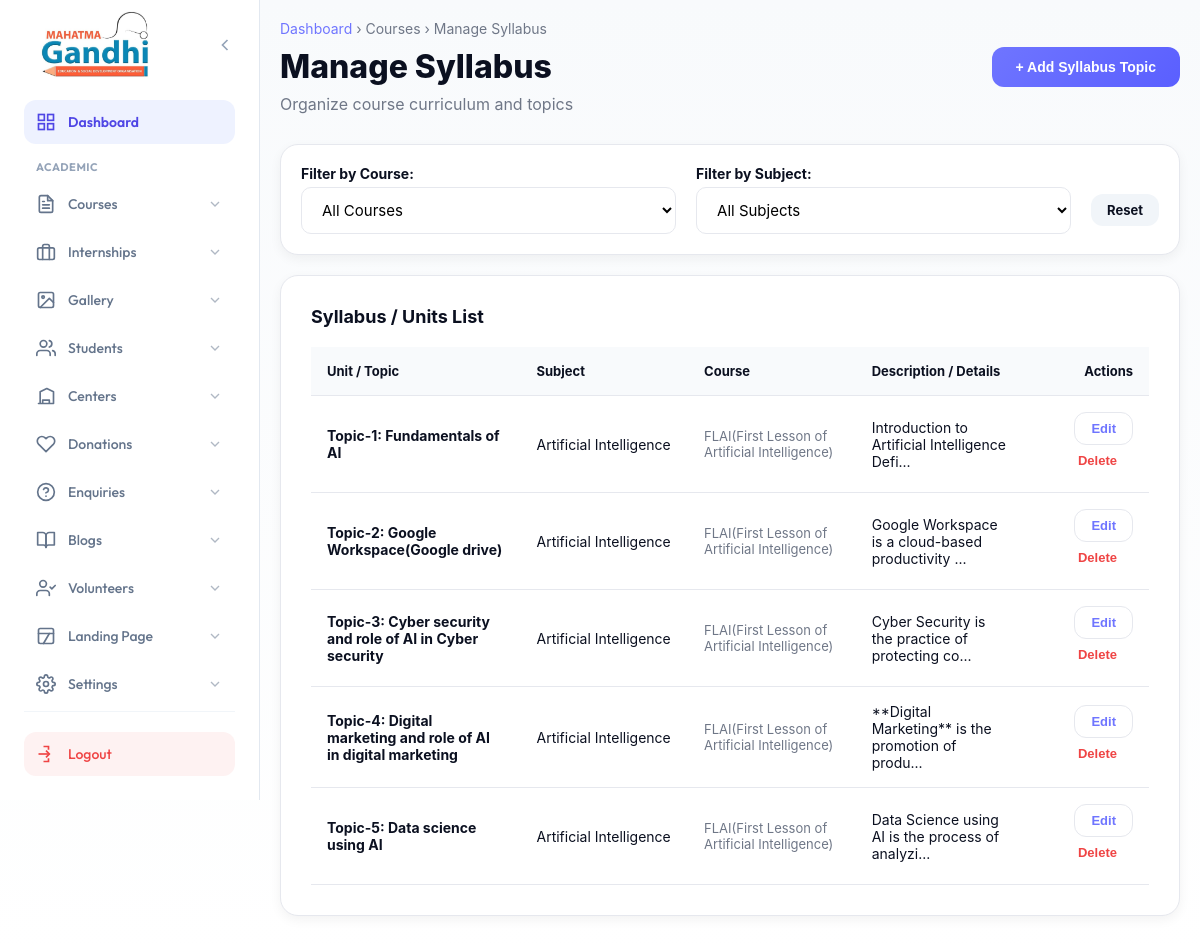
/admin/courses/manage-syllabus.php, run on the app's committed database.
### tables this page shows
CREATE TABLE `syllabus` (
  `id` int(11) NOT NULL AUTO_INCREMENT,
  `subject_id` int(11) NOT NULL,
  `unit_title` varchar(255) NOT NULL,
  `description` text DEFAULT NULL,
  `created_at` timestamp NULL DEFAULT current_timestamp(),
  PRIMARY KEY (`id`),
  KEY `subject_id` (`subject_id`),
  CONSTRAINT `syllabus_ibfk_1` FOREIGN KEY (`subject_id`) REFERENCES `subjects` (`id`) ON DELETE CASCADE
);

CREATE TABLE `subjects` (
  `id` int(11) NOT NULL AUTO_INCREMENT,
  `course_id` int(11) NOT NULL,
  `name` varchar(255) NOT NULL,
  `code` varchar(100) DEFAULT NULL,
  `theory_marks` int(11) DEFAULT 0,
  `assignment_marks` int(11) DEFAULT 0,
  `passing_marks` int(11) DEFAULT 0,
  `created_at` timestamp NULL DEFAULT current_timestamp(),
  PRIMARY KEY (`id`),
  KEY `course_id` (`course_id`),
  CONSTRAINT `subjects_ibfk_1` FOREIGN KEY (`course_id`) REFERENCES `courses` (`id`) ON DELETE CASCADE
);

CREATE TABLE `courses` (
  `id` int(11) NOT NULL AUTO_INCREMENT,
  `category_id` int(11) DEFAULT NULL,
  `title` varchar(255) NOT NULL,
  `slug` varchar(255) NOT NULL,
  `video_url` varchar(255) DEFAULT NULL,
  `description` longtext DEFAULT NULL,
  `labels` longtext DEFAULT NULL COMMENT 'Stores badges like Offline Classes, Class 12' CHECK (json_valid(`labels`)),
  `features` longtext DEFAULT NULL COMMENT 'Stores features list' CHECK (json_valid(`features`)),
  `fees` longtext DEFAULT NULL COMMENT 'Stores fee structure' CHECK (json_valid(`fees`)),
  `featured_image` varchar(255) DEFAULT NULL,
  `meta_title` text DEFAULT NULL,
  `meta_desc` text DEFAULT NULL,
  `meta_keywords` text DEFAULT NULL,
  `base_currency` varchar(10) NOT NULL DEFAULT 'INR',
  `is_active` tinyint(1) NOT NULL DEFAULT 1,
  `created_at` timestamp NOT NULL DEFAULT current_timestamp(),
  `updated_at` timestamp NOT NULL DEFAULT current_timestamp() ON UPDATE current_timestamp(),
  `duration_value` int(11) DEFAULT 0,
  `duration_type` varchar(20) DEFAULT 'Months',
  PRIMARY KEY (`id`),
  UNIQUE KEY `slug` (`slug`),
  KEY `category_id` (`category_id`),
  CONSTRAINT `fk_course_category` FOREIGN KEY (`category_id`) REFERENCES `course_categories` (`id`) ON DELETE SET NULL
);

### admin/courses/manage-syllabus.php (the view, shortened to what this page needs)
<?php
$conn = getDbConnection();
$sql_syllabus = "SELECT syl.*, s.name as subject_name, s.code, c.title as course_name
                 FROM syllabus syl
                 JOIN subjects s ON syl.subject_id = s.id
                 JOIN courses c ON s.course_id = c.id";
$sql_syllabus .= " ORDER BY c.title ASC, s.name ASC, syl.created_at ASC";
$result_syllabus = $conn->query($sql_syllabus);
include __DIR__ . "/../sidebar.php";
?>
<!DOCTYPE html>
<html lang="en">
<head>
</head>
<body>
    <main class="admin-content">
        <div class="page-header">
            <div>
                <div style="font-size:14px;color:var(--muted);margin-bottom:10px">
                    <a href="../index.php" style="text-decoration:none;color:var(--indigo)">Dashboard</a> › Courses › Manage Syllabus
                </div>
                <h1 class="page-title">Manage Syllabus</h1>
                <p style="color:var(--muted)">Organize course curriculum and topics</p>
            </div>
            <div>
                <button class="btn btn-primary" onclick="openAddModal()">+ Add Syllabus Topic</button>
            </div>
        </div>
        <div class="card" style="padding: 20px;">
            <form method="GET" style="display:flex; align-items:center; gap:20px;">
                <div style="flex:1">
                    <label class="form-label" style="margin-bottom: 5px;">Filter by Course:</label>
                    <select name="course_id" class="form-select" onchange="this.form.submit()">
                        <option value="">All Courses</option>
                    </select>
                </div>
                <div style="flex:1">
                    <label class="form-label" style="margin-bottom: 5px;">Filter by Subject:</label>
                    <select name="subject_id" class="form-select" onchange="this.form.submit()">
                        <option value="">All Subjects</option>
                    </select>
                </div>
                <div style="padding-top:20px;">
                    <a href="manage-syllabus.php" class="btn btn-sm" style="background:#f1f5f9; color:var(--text)">Reset</a>
                </div>
            </form>
        </div>
        <div class="card">
            <h3 style="font-size:18px; font-weight:700; margin-bottom:15px;">Syllabus / Units List</h3>
            <table class="table">
                <thead>
                    <tr>
                        <th style="width: 25%;">Unit / Topic</th>
                        <th style="width: 20%;">Subject</th>
                        <th style="width: 20%;">Course</th>
                        <th style="width: 20%;">Description / Details</th>
                        <th style="text-align:right">Actions</th>
                    </tr>
                </thead>
                <tbody>
                    <?php if ($result_syllabus->num_rows > 0): ?>
                        <?php while($row = $result_syllabus->fetch_assoc()): ?>
                        <tr>
                            <td><div style="font-weight:700"><?php echo htmlspecialchars($row['unit_title']); ?></div></td>
                            <td><?php echo htmlspecialchars($row['subject_name']); ?></td>
                            <td><span style="font-size:13px; color:var(--muted)"><?php echo htmlspecialchars($row['course_name']); ?></span></td>
                            <td>
                                <?php echo mb_strimwidth(strip_tags($row['description']), 0, 50, "..."); ?>
                            </td>
                            <td style="text-align:right">
                                <button class="btn btn-sm btn-primary" style="background:none; color:var(--indigo); border:1px solid var(--line)"
                                    onclick='openEditModal(<?php echo json_encode([
                                        "id" => $row["id"],
                                        "subject_id" => $row["subject_id"],
                                        "unit_title" => $row["unit_title"],
                                        "description" => $row["description"]
                                    ]); ?>)'>Edit</button>
                                <form method="POST" style="display:inline-block;" onsubmit="return confirm('Are you sure you want to delete this topic?');">
                                    <button type="submit" class="btn btn-sm btn-danger" style="background:none; color:var(--error); border:none">Delete</button>
                                </form>
                            </td>
                        </tr>
                        <?php endwhile; ?>
                    <?php else: ?>
                        <tr><td colspan="5" style="text-align:center;padding:40px;color:var(--muted)">No syllabus topics found. Select a subject and add topics.</td></tr>
                    <?php endif; ?>
                </tbody>
            </table>
        </div>
    </main>
</body>
</html>

### admin/sidebar.php (style rules this page uses)
:root { --admin-primary: #4f46e5; --admin-primary-dark: #3730a3; --admin-primary-soft: #eef2ff; --admin-hover-bg: #f5f3ff; --text-main: #1e293b; --text-light: #64748b; --sidebar-w: 260px; --transition: all 0.3s cubic-bezier(0.4, 0, 0.2, 1); --shadow-glow: 0 10px 15px -3px rgba(79, 70, 229, 0.2); }

### admin/courses/manage-syllabus.php (style rules this page uses)
:root { --active:#22c55e;--indigo:#6f75ff;--line:#e6e8ee;--text:#0b1020;--muted:#6f7787;--error:#ef4444;--success:#22c55e }
* { margin:0;padding:0;box-sizing:border-box }
body { font-family:-apple-system,BlinkMacSystemFont,'Segoe UI',Roboto,sans-serif;background:linear-gradient(180deg,#f8fafc 0%,#ffffff 100%);color:var(--text) }
.admin-content { margin-left:260px;min-height:100vh;padding:20px;transition:margin-left .25s ease }
.page-header { margin-bottom:30px; display:flex; justify-content:space-between; align-items:center }
.page-title { font-size:32px;font-weight:800;color:var(--text);margin-bottom:8px }
.card { background:#fff;border:1px solid var(--line);border-radius:18px;padding:30px;box-shadow:0 4px 12px rgba(0,0,0,.05);margin-bottom:20px }
.form-label { display:block;font-weight:700;color:var(--text);margin-bottom:8px;font-size:14px }
.form-input, .form-select, .form-textarea { width:100%;padding:12px 16px;border:1px solid var(--line);border-radius:10px;font-size:15px;transition:all .2s ease;font-family:inherit;background:#fff }
.btn { display:inline-flex;align-items:center;gap:8px;padding:12px 24px;border-radius:12px;font-weight:700;font-size:14px;border:none;cursor:pointer;transition:all .2s ease;text-decoration:none }
.btn-primary { background:linear-gradient(135deg,var(--indigo) 0%,#5a5fff 100%);color:#fff }
.btn-danger { background:var(--error);color:#fff }
.btn-sm { padding:8px 16px; font-size:13px; }
.table { width:100%;border-collapse:collapse;margin-top:20px }
.table th { text-align:left;padding:16px;background:#f8fafc;font-size:13px;font-weight:700;border-bottom:1px solid var(--line) }
.table td { padding:16px;border-bottom:1px solid var(--line);font-size:14px;vertical-align:middle }

### data on the page
syllabus: unit_title "Topic-1: Fundamentals of AI", subject.name "Artificial Intelligence", courses.title "FLAI(First Lesson of Artificial Intelligence)", description "Introduction to Artificial Intelligence Defi..."
syllabus: unit_title "Topic-2: Google Workspace(Google drive)", subject.name "Artificial Intelligence", courses.title "FLAI(First Lesson of Artificial Intelligence)", description "Google Workspace is a cloud-based productivity ..."
syllabus: unit_title "Topic-3: Cyber security and role of AI in Cyber security", subject.name "Artificial Intelligence", courses.title "FLAI(First Lesson of Artificial Intelligence)", description "Cyber Security is the practice of protecting co..."
syllabus: unit_title "Topic-4: Digital marketing and role of AI in digital marketing", subject.name "Artificial Intelligence", courses.title "FLAI(First Lesson of Artificial Intelligence)", description "**Digital Marketing** is the promotion of produ..."
syllabus: unit_title "Topic-5: Data science using AI", subject.name "Artificial Intelligence", courses.title "FLAI(First Lesson of Artificial Intelligence)", description "Data Science using AI is the process of analyzi..."
